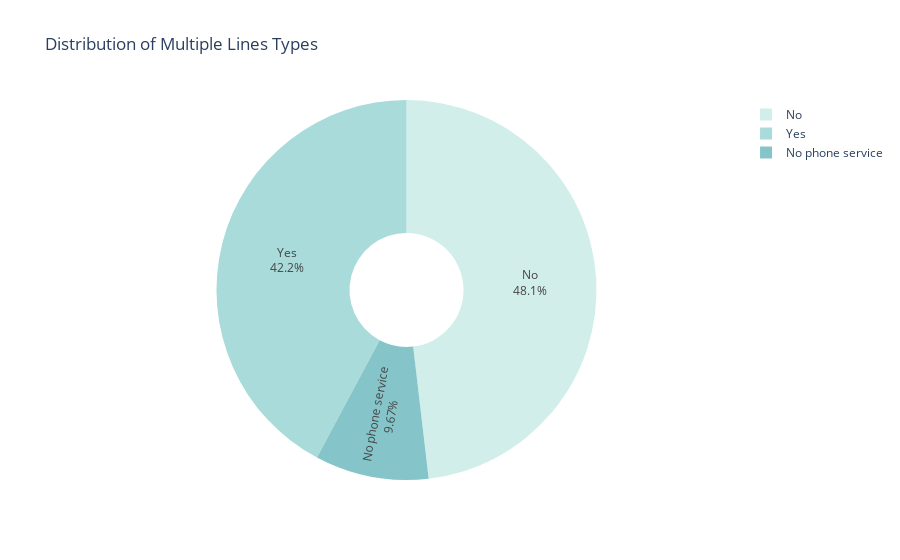

Here is the notebook cell this chart was saved with:
### Code cell
type_counts = df['MultipleLines'].value_counts().reset_index()
type_counts.columns = ['Type', 'Count']

fig = px.pie(type_counts, 
             values='Count', 
             names='Type', 
             title='Distribution of Multiple Lines Types',
             hole=0.3,
             color_discrete_sequence=px.colors.sequential.Teal) 

fig.update_traces(textinfo='percent+label')
fig.show()

### Figure 1 — Plotly figure (JSON) as saved in the notebook; plotly's stock layout.template omitted (floating-point values rounded to 4 significant figures)
{"data": [{"domain": {"x": [0, 1], "y": [0, 1]}, "hole": 0.3, "hovertemplate": "Type=%{label}<br>Count=%{value}<extra></extra>", "labels": ["No", "Yes", "No phone service"], "legendgroup": "", "name": "", "showlegend": true, "textinfo": "percent+label", "type": "pie", "values": [3385, 2967, 680]}], "layout": {"legend": {"tracegroupgap": 0}, "piecolorway": ["rgb(209, 238, 234)", "rgb(168, 219, 217)", "rgb(133, 196, 201)", "rgb(104, 171, 184)", "rgb(79, 144, 166)", "rgb(59, 115, 143)", "rgb(42, 86, 116)"], "title": {"text": "Distribution of Multiple Lines Types"}}}
